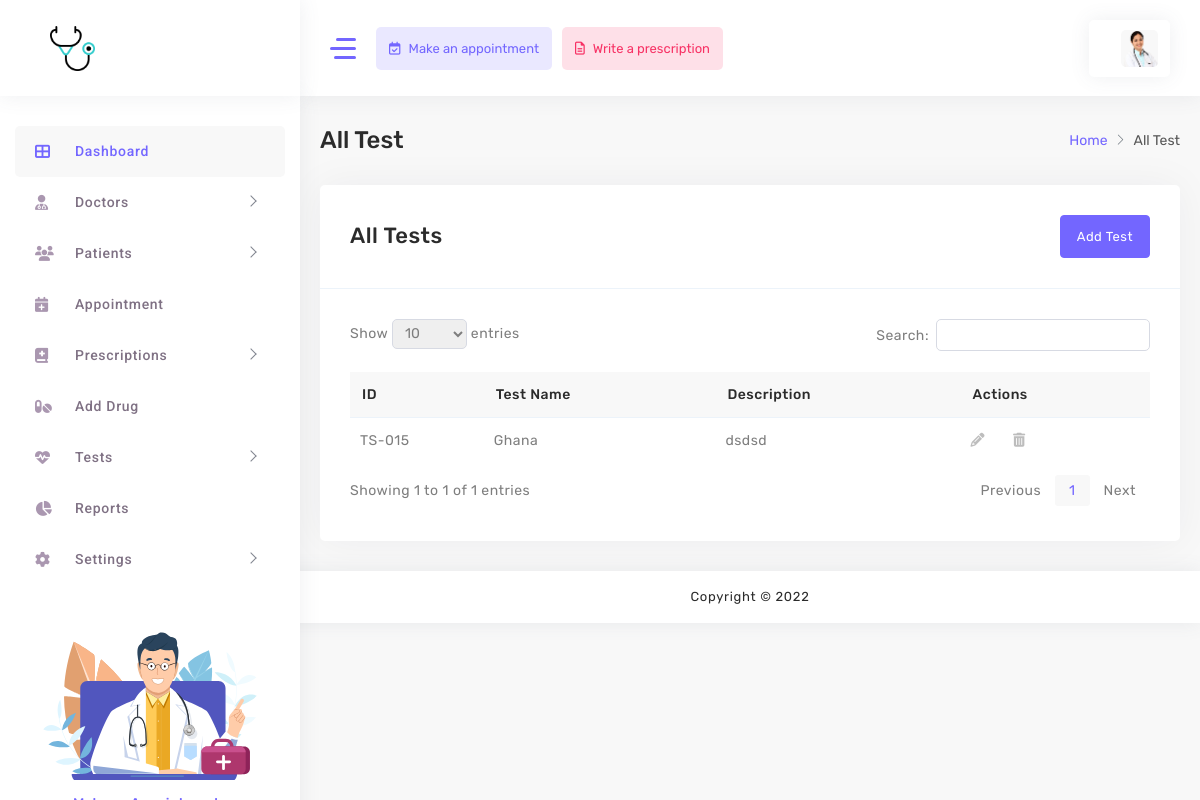
/all-test (signed in), run on the app's committed database.
### mainapp/models.py (models this page shows, shortened)
class Test(models.Model):
    name = models.CharField(max_length=255)
    description = models.TextField(blank=True, null=True)
    active = models.BooleanField(default=True)
    created_at = models.DateTimeField(auto_now_add=True, blank=True, null=True)
    updated_at = models.DateTimeField(auto_now=True, blank=True, null=True)

### mainapp/views.py (the view)
# urls.py: path('all-test', views.all_test, name="all_test"),
@login_required(login_url='login')
def all_test(request):
    context = {
        "tests":Test.objects.all()
    }
    return render(request, "mainapp/all-tests.html", context)

### mainapp/models.py (called while the page is built)
    def get_full_name(self) -> str:
        return super().get_full_name()

### mainapp/templates/mainapp/all-tests.html (shortened to what this page needs)
{% extends 'mainapp/layout.html' %}
{% load static %}
{% block content %}
 <div class="content-body">
    <div class="warper container-fluid">
        <div class="All-Tests main_container">
            <div class="row page-titles mx-0">
                <div class="col-sm-6 p-md-0">
                    <div class="welcome-text">
                        <h4 class="text-primary">All Test</h4>
                    </div>
                </div>
                <div class="col-sm-6 p-md-0 justify-content-sm-end mt-2 mt-sm-0 d-flex">
                    <ol class="breadcrumb">
                        <li class="breadcrumb-item"><a href="{% url 'home' %}">Home</a></li>
                        <li class="breadcrumb-item active"><a href="">All Test</a>
                        </li>
                    </ol>
                </div>
            </div>
            <div class="row">
                <div class="col-lg-12">
                    <div class="card">
                        <div class="card-header fix-card">
                            <div class="row">
                                <div class="col-8">
                                    <h4 class="card-title"> All Tests </h4>
                                </div>
                                <div class="col-4">
                                    <a href="{% url 'add_test' %}" class="btn btn-primary float-end"> Add Test</a>
                                </div>
                            </div>
                        </div>
                        <div class="card-body">
                            <div class="table-responsive">
                                <table id="example1" class="display nowrap">
                                    <thead>
                                        <tr>
                                            <th>ID</th>
                                            <th>Test Name</th>
                                            <th>Description</th>
                                            <th>Actions</th>
                                        </tr>
                                    </thead>
                                    <tbody>
                                        {% for test in tests %}
                                        <tr>
                                            <td>TS-0{{test.id}}</td>
                                            <td>{{test.name}}</td>
                                            <td>{{test.description}}</td>
                                            <td>
                                                <a data-bs-toggle='modal' data-bs-target="#all-test-modal{{test.id}}" class='mr-4'>
                                                    <span class='fas fa-pencil-alt'></span>
                                                </a>
                                                <a data-bs-toggle='modal' data-bs-target="#delete-test-modal{{test.id}}" class='mr-4'>
                                                    <span class='fas fa-trash-alt'></span>
                                                </a>
                                            </td>
                                        </tr>
                                        {% endfor %}
                                    </tbody>
                                </table>
                            </div>
                        </div>
                    </div>
                </div>
            </div>
        </div>
    </div>
</div>
</div>
{% endblock content %}

### data on the page
Test: id "15", name "Ghana", description "dsdsd"
